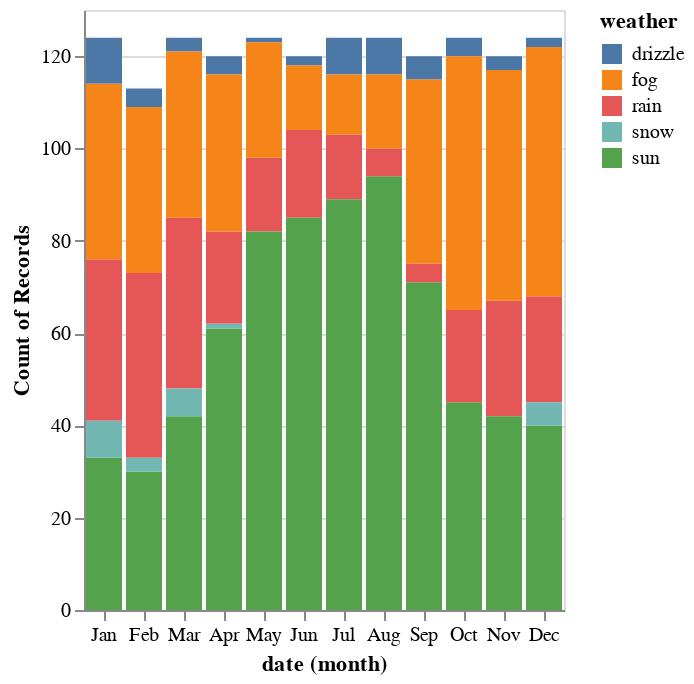

Write notebook code for a chart like this one.
### Code cell
alt.Chart(df).mark_bar().encode(
    x='month(date):N',
    y='count()',
    color='weather',
)

### Figure 1 — Vega-Lite specification as saved in the notebook (floating-point values rounded to 4 significant figures; data arrays with more than 128 entries replaced by an {"elided": "..."} marker saying what was removed)
{"config": {"view": {"continuousWidth": 400, "continuousHeight": 300}}, "data": {"name": "data-830c39fec90146253fb06a06c26374ef"}, "mark": "bar", "encoding": {"color": {"type": "nominal", "field": "weather"}, "x": {"type": "nominal", "field": "date", "timeUnit": "month"}, "y": {"type": "quantitative", "aggregate": "count"}}, "$schema": "https://vega.github.io/schema/vega-lite/v4.8.1.json", "datasets": {"data-830c39fec90146253fb06a06c26374ef": {"elided": "1461 records"}}}
